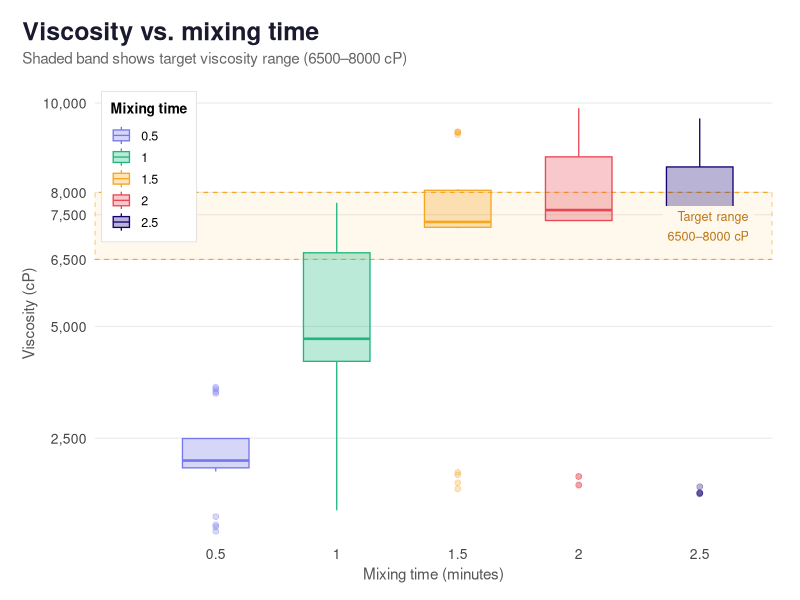
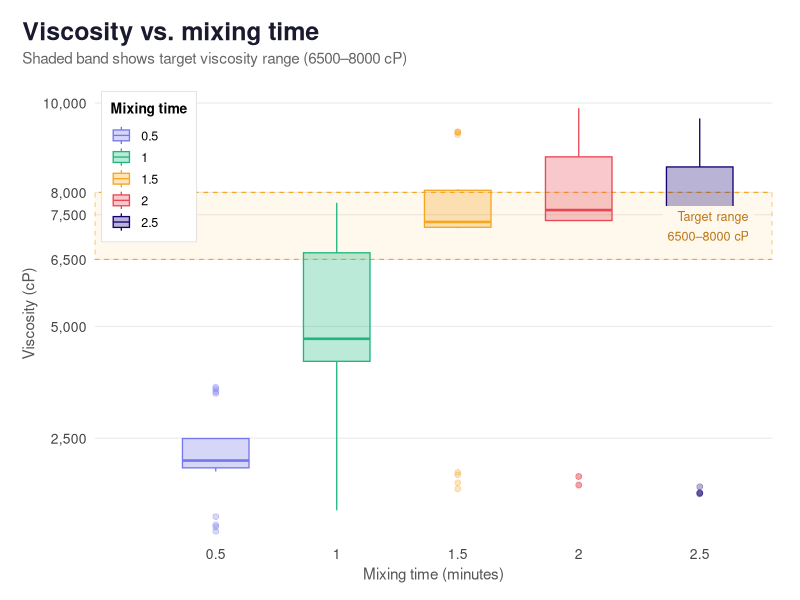

Write R code to recreate these figures, in order.
library(tidyverse)
library(ggplot2)
library(ggtext)
saveplot <- function(name, vect) {
    path <- paste("plots/", name, ".png", sep = "")

    vect <- append(vect, path)

    ggsave(
        filename = path,
        units = "cm",
        dpi = 300,
        width = 40,
        height = 29
    )

    return(vect)
}

plot_paths <- c()

df <- read.csv("csv_data_files/raw/Formulations.csv")

palette_colors <- c("#7577ec", "#1DB87E", "#F5A623", "#E84855", "#150074")

df |>
  ggplot(aes(as_factor(Mixing_Time), Viscosity,
             fill = as_factor(Mixing_Time),
             color = as_factor(Mixing_Time))) +

  annotate("rect",
    xmin = 0, xmax = 5.6, ymin = 6500, ymax = 8000,
    fill = "#F5A623", alpha = 0.08, color = "#F5A623",
    linewidth = 0.4, linetype = "dashed") +

  geom_boxplot(
    linewidth = 0.45,
    width = 0.55,
    alpha = 0.30,       
    outlier.shape = 21,
    outlier.size = 1.8,
    outlier.stroke = 0.4,
    show.legend = TRUE
  ) +

  annotate("label",
    x = 5.45, y = 7250,
    label = "Target range\n6500–8000 cP",
    hjust = 1, vjust = 0.5,
    fill = "#FFF8EC", color = "#BA7517",
    label.size = 0, label.padding = unit(0.35, "lines"),
    size = 3.2, lineheight = 1.3
  ) +

  scale_fill_manual(values = palette_colors) +
  scale_color_manual(values = palette_colors) +
  scale_y_continuous(
    breaks = c(2500, 5000, 6500, 7500, 8000, 10000),
    labels = scales::comma,
    expand = expansion(mult = c(0.02, 0.05))
  ) +
  scale_x_discrete(expand = expansion(add = 0.6)) +

  labs(
    x = "Mixing time (minutes)",
    y = "Viscosity (cP)",
    title = "Viscosity vs. mixing time",
    subtitle = "Shaded band shows target viscosity range (6500–8000 cP)",
    fill = "Mixing time",
    color = "Mixing time"
  ) +

  theme_minimal(base_size = 13) +
  theme(
    plot.title    = element_text(face = "bold", size = 18,
                                   color = "#1A1A2E", margin = margin(b = 4)),
    plot.subtitle = element_text(size = 11, color = "#666",
                                   margin = margin(b = 14)),
    plot.title.position = "plot",

    axis.title    = element_text(size = 11, color = "#555"),
    axis.text     = element_text(size = 10, color = "#444"),
    axis.ticks    = element_blank(),
    axis.line     = element_blank(),

    panel.grid.major.y = element_line(color = "#EBEBEB", linewidth = 0.4),
    panel.grid.major.x = element_blank(),
    panel.grid.minor   = element_blank(),

    legend.position      = c(0.01, 0.99),
    legend.justification = c(0, 1),
    legend.title         = element_text(size = 10, face = "bold"),
    legend.text          = element_text(size = 9),
    legend.key.size      = unit(0.55, "cm"),
    legend.background    = element_rect(fill = "white",
                              color = "#E0E0E0", linewidth = 0.3),

    plot.background  = element_rect(fill = "white", color = NA),
    panel.background = element_rect(fill = "white", color = NA),
    plot.margin      = margin(16, 20, 12, 16)
  )

plot_paths <- saveplot("outliers_box_viscosity_mixingtime", plot_paths)
